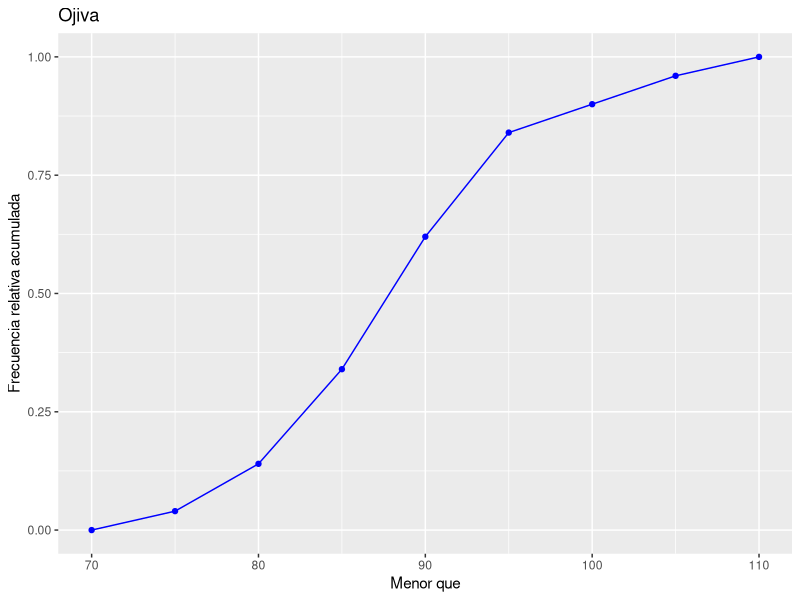
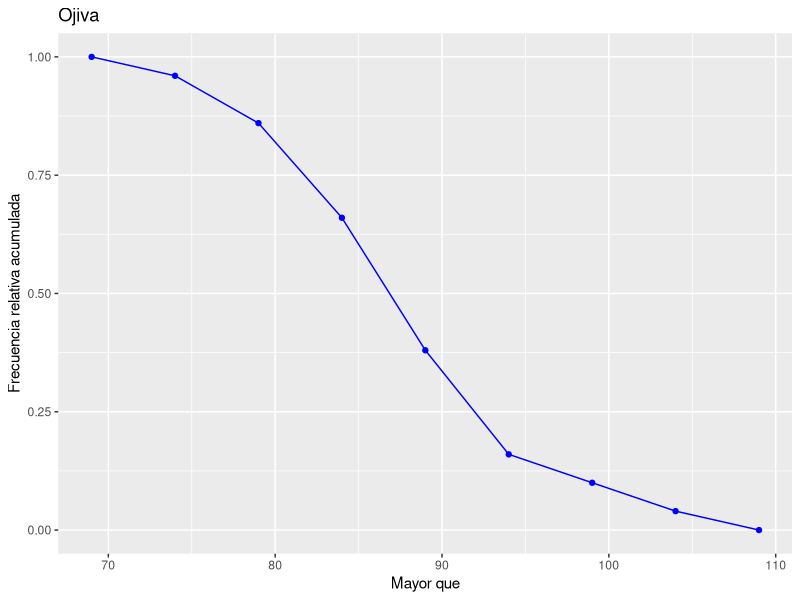
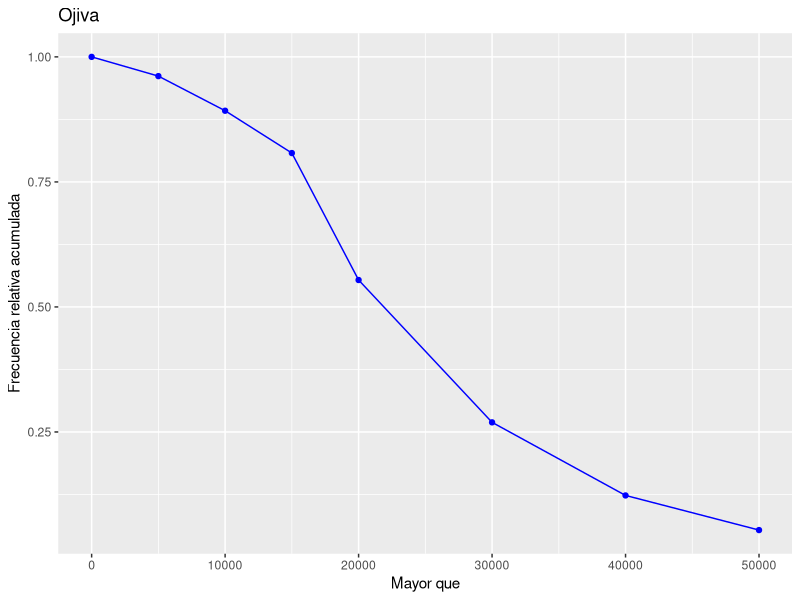
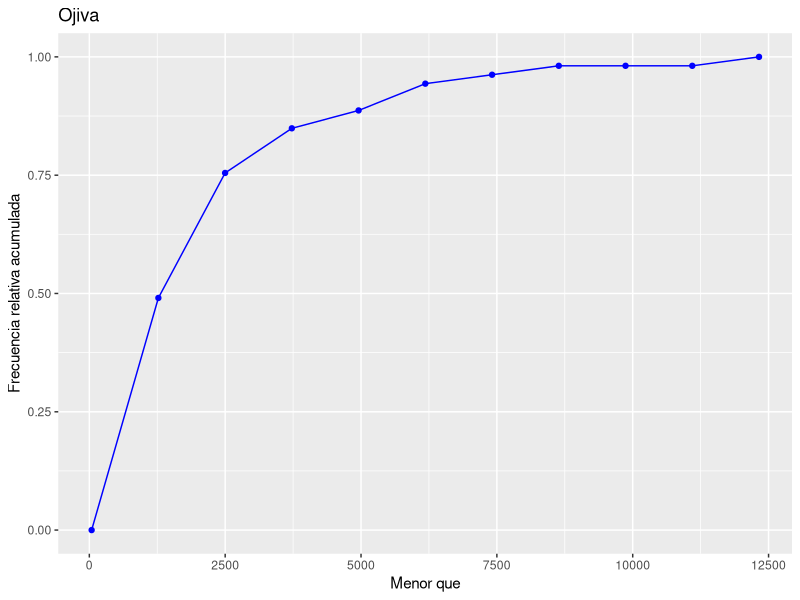
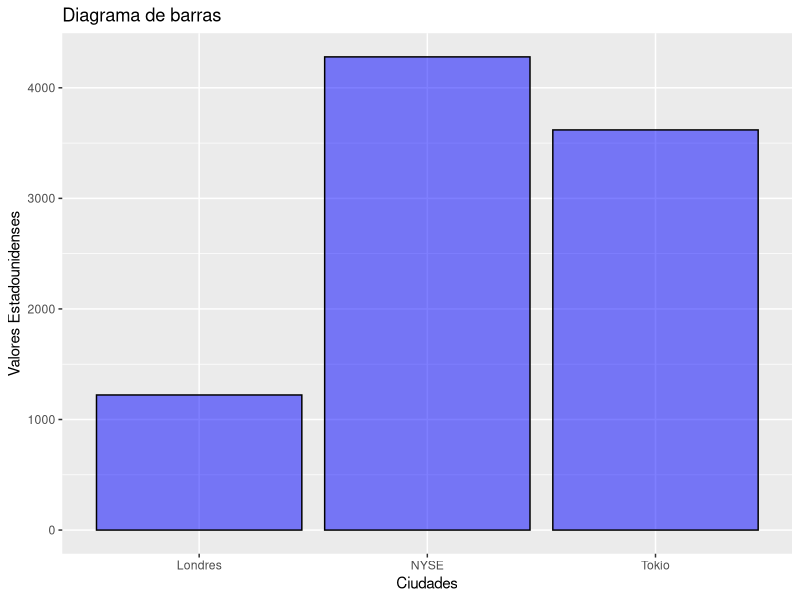
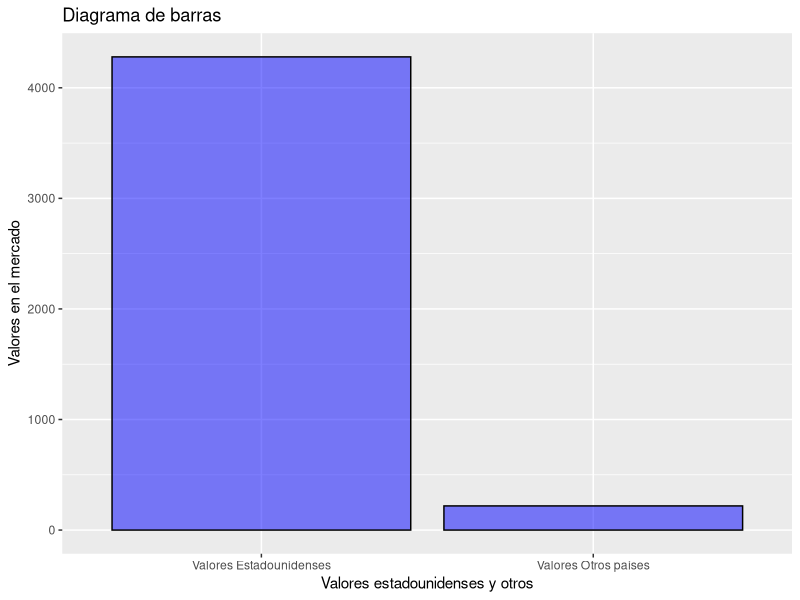
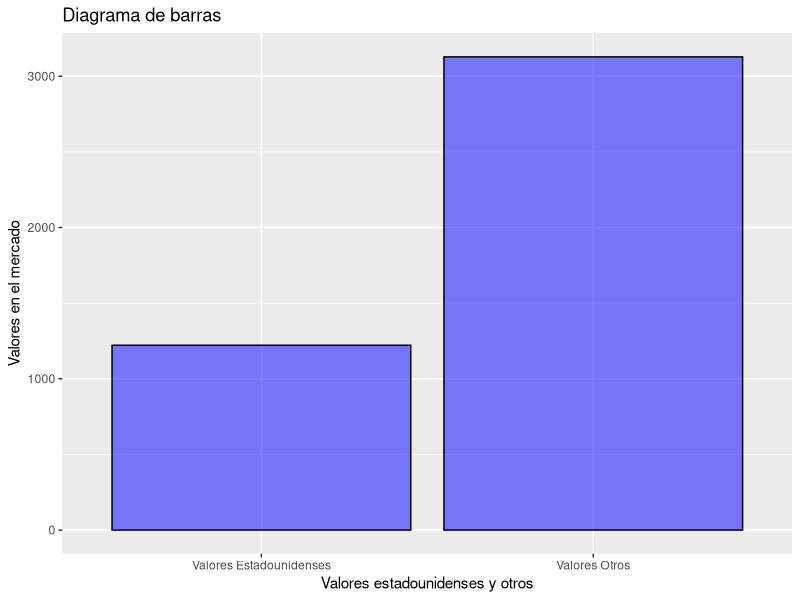

Write R code to recreate these figures, in order.
## ---- chunk 1
library(knitr)
library('ggplot2')
library('scales')
## ---- chunk 2
dias<-c(4,12,8,14,11,6,7,13,13,11,11,20,5,19,10,15,24,7,29,6)
Intervalos<-cut(dias,breaks=c(seq(1,31,by=6)),include.lowest=T,right=F)
conteo<-table(Intervalos)
df<-data.frame(conteo)
colnames(df)<-c('Intervalos','Frecuencia')
kable(df)
## ---- chunk 3
fr<-transform(df,Fr=prop.table(Frecuencia))
colnames(fr)<-c('Intervalos','Frecuencia','Frecuencia Relativa')
kable(fr)
## ---- chunk 4
IPC <- c( 0.7,0.4,-0.3,0.2,-0.1,0.1,0.3,0.7,0.0,-0.4,0.1,0.5,
              0.2,0.3,1.0,-0.3,0.0,0.2,0.5,0.1,-0.5,-0.3,0.1,0.5,
              0.4,0.0,0.2,0.3,0.5,0.4 )
sort(IPC)
## ---- chunk 5
Intervalos<-cut(IPC,breaks=c(-0.5,-0.2,0.2,0.6,1.0),include.lowest=T)
conteo<-table(Intervalos)
df<-data.frame(conteo)
colnames(df)<-c('Intervalos','Frecuencia')
kable(df)
## ---- chunk 6
dat <- data.frame( clase=c(70,75,80,85,90,95,100,105,110),
                 facum.menor=c(0,2/50,7/50,17/50,31/50,42/50,45/50,48/50,1))

ggplot( dat, mapping=aes(clase,facum.menor)) +
  geom_point(colour='blue') +
  geom_line(colour='blue') +
  labs( title = "Ojiva", x = 'Menor que',
        y = 'Frecuencia relativa acumulada')
## ---- chunk 7
dat1 <- data.frame( clase1=c(69,74,79,84,89,94,99,104,109),
                    facum.menor1=c(1,48/50,43/50,33/50,19/50,8/50,5/50,2/50,0))

ggplot(dat1,mapping=aes(clase1,facum.menor1)) +
  geom_point(colour='blue') +
  geom_line(colour='blue') +
  labs( title = "Ojiva", x = 'Mayor que',
        y = 'Frecuencia relativa acumulada')
## ---- chunk 8
dat2 <- data.frame( clase2=c(0,5000,10000,15000,20000,30000,40000,50000),
                    facum.menor2=c(1,125/130,116/130,105/130,72/130,35/130,16/130,7/130))

ggplot( dat2, mapping=aes(clase2,facum.menor2)) +
  geom_point( colour='blue') +
  geom_line( colour='blue') +
  labs( title = "Ojiva", x = 'Mayor que',
        y = 'Frecuencia relativa acumulada')
## ---- chunk 9
cantidades <- c( 1639.0,299.3,235.5,730.6,1510.0,638.4, 951.1,466.5,
                 12324.3,3390.7,1552.7,583.3,1510.6,7666.4,335.2, 
                 3068.3,667.0,271.0,5322.8,4709.9,2927.1,1196.9,
                 546.3,1245.6,400.4,4992.1,5146.2,413.2,2496.3,1494.6,
                 1229.2,295.6,1108.3,2178.6,1474.8,7209.7,1617.5,752.2,
                 500.0,244.8,2037.3,2792.4,2751.6,2165.8,3828.9,622.1,
                 2117.1,2272.1,940.9,198.0,2275.9,842.2,42.4)  
  
x_max<-max(cantidades)
x_min<-min(cantidades)
k<-10

Ancho_Intervalo<-round((x_max-x_min)/k,1)

Ancho_Intervalo
## ---- chunk 10
Intervalos <- cut( cantidades,breaks =c(42.4,1270.5,2498.7,3726.9,4955.1,
                                        6183.3,7411.5,8639.7,9867.9,11096.1,
                                        12324.3),
                   include.lowest = T,right = T)

conteo<-table(Intervalos)
df<-data.frame(conteo)
colnames(df)<-c('Intervalos','Frecuencia')
kable(df)
## ---- chunk 11
fr<-transform(df,Fr=prop.table(Frecuencia))
colnames(fr)<-c('Intervalos','Frecuencia','Frecuencia Relativa')
kable(fr)
## ---- chunk 12
dat3 <- data.frame( clase3=c(42.4,1270.6,2498.8,3727,4955.2,6183.4,7411.6,
                             8639.8,9868,11096.2,12324.4),
                    facum.menor3=c(0,26/53,40/53,45/53,47/53,50/53,51/53,
                                   52/53,52/53,52/53,1))

ggplot(dat3,mapping=aes(clase3,facum.menor3)) +
  geom_point(colour='blue') +
  geom_line(colour='blue') +
  labs( title= "Ojiva", x = 'Menor que',
        y = 'Frecuencia relativa acumulada')
## ---- chunk 13
ventas<-c(3,1,1,8,3,5,4,9,5,1,3,7,1,1,5,6,6,2,2,1,1,1,1,7,3,1,1,5)

sort(ventas,decreasing = TRUE)
## ---- chunk 14
Intervalos <- cut( ventas,breaks = c(1,3,6,9),include.lowest = T,right = T)
conteo <- table(Intervalos)
df <- data.frame(conteo)
colnames(df) <- c('Intervalos','Frecuencia')
kable(df)
## ---- chunk 15
fr<-transform(df,Fr=prop.table(Frecuencia))
colnames(fr)<-c('Intervalos','Frecuencia','Frecuencia Relativa')
kable(fr)
## ---- chunk 16
Intervalos <- cut( ventas,breaks = c(0,1,2,3,4,5,6,7,8,9),
                   include.lowest = T,right = T)
conteo <- table(Intervalos)
df <- data.frame(conteo)
colnames(df) <- c('Intervalos','Frecuencia')
kable(df)
## ---- chunk 17
fr <- transform(df,Fr=prop.table(Frecuencia))
colnames(fr) <- c('Intervalos','Frecuencia','Frecuencia Relativa')
kable(fr)
## ---- chunk 18
hora <- c( rep(0,3),rep(1,3),rep(2,3),rep(3,3),rep(4,3),rep(5,3),rep(6,3),rep(7,35),rep(8,70),
           rep(9,140),rep(10,210),rep(11,280),rep(12,252),rep(13,224),rep(14,168),rep(15,224),
           rep(16,196),rep(17,224),rep(18,168),rep(19,112),rep(20,56),rep(21,28),rep(22,14),
           rep(23,3))

Intervalos<-cut(hora,breaks = c(0,7,13,19,23),include.lowest = T,right = F)
conteo<-table(Intervalos)
df<-data.frame(conteo)
colnames(df)<-c('Intervalos','Frecuencia')
kable(df)
## ---- chunk 19
fr<-transform(df,Fr=prop.table(Frecuencia))
colnames(fr)<-c('Intervalos','Frecuencia','Frecuencia Relativa')
kable(fr)
## ---- chunk 20
mercados <- data.frame( ciudades=c('Londres','NYSE','Tokio'),
                        valores=c(1221.86,4279.63,3619.02))

ggplot(mercados,aes(x=ciudades,y=valores)) +
  geom_bar(stat ='identity',color='black',fill='blue',alpha=0.5)+
  labs(title= "Diagrama de barras", x = 'Ciudades', y = 'Valores Estadounidenses')
## ---- chunk 21
bolsa1 <- data.frame( valores=c('Valores Estadounidenses','Valores Otros países'),
                      valor=c(4279.63,218.56))

ggplot(bolsa1,aes(x=valores,y=valor)) +
  geom_bar(stat = 'identity',color='black',fill='blue',alpha=0.5) +
  labs(title= "Diagrama de barras", x = 'Valores estadounidenses y otros',
       y = 'Valores en el mercado')
## ---- chunk 22
bolsa2<-data.frame(valores=c('Valores Estadounidenses','Valores Otros'),
                   valor=c(1221.86,3127.93))

ggplot(bolsa2,aes(x=valores,y=valor)) + 
  geom_bar(stat = 'identity',color='black',fill='blue',alpha=0.5)+ 
  labs(title= "Diagrama de barras", x = 'Valores estadounidenses y otros',
       y = 'Valores en el mercado')
## ---- chunk 23
ganancias <- data.frame( Trimestre1=c(10000,20000,30000),
                         Trimestre2=c(5000,10000,15000),
                         Trimestre3=c(25000,20000,45000),
                         Trimestre4=c(15000,10000,50000))

rownames(ganancias)<-c('Año 1','Año 2','Año 3')
ganancias
## ---- chunk 24
colMeans(ganancias)
## ---- chunk 25
rowMeans(ganancias)
## ---- chunk 26
mean(colMeans(ganancias))
## ---- chunk 27
mean(rowMeans(ganancias))
## ---- chunk 28
mean(c(ganancias[,1],ganancias[,2],ganancias[,3],ganancias[,4]))
## ---- chunk 29
registro <- data.frame( Año=c(1992,1991,1990,1989,1988,1987,1986,1985,1984,
                              1983,1982,1981,1980,1979,1978),
                        Presupuesto=c(30000,28000,25000,27000,26000,24000,
                                      19000,21000,22000,24000,30000,20000,
                                      15000,10000,9000))
registro
## ---- chunk 30
ultimos<-c(30000,28000,25000,27000,26000)

promedio_ultimos<-mean(ultimos)
promedio_ultimos
## ---- chunk 31
mean(registro[1:5,'Presupuesto'])
## ---- chunk 32
primeros<-c(24000,19000,21000,22000,24000)
promedio_primeros<-mean(primeros)
promedio_primeros
## ---- chunk 33
mean(registro[6:10,'Presupuesto'])
## ---- chunk 34
anteriores<-c(30000,20000,15000,10000,9000 )
promedio_anterior<-mean(anteriores)
promedio_anterior
## ---- chunk 35
mean(registro[11:15,'Presupuesto'])
## ---- chunk 36
x<-c(75,40,30,15)
w<-c(106.6/3589.9,350/3589.9,800/3589.9,2333.3/3589.9) #pesos
weighted.mean(x,w)
## ---- chunk 37
factores<-c(1.19,1.35,1.23,1.19,1.30,1.18)
prod(factores)^(1/6)
## ---- chunk 38
MG<-(2.30*2.42*2.36*2.49*2.24*2.36*2.42*2.49)^(1/8)
MG
## ---- chunk 39
precios<-c(0.98,1.05,1.08,1.08,1.09,1.14,1.22,1.24,1.33,1.55)
mediana<-median(precios)
mediana
## ---- chunk 40
media<-mean(precios)
media
